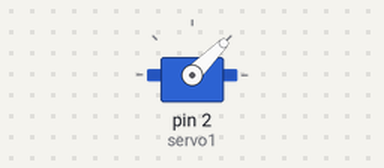
Bench run of a sketch on a simulated Arduino Uno, built with avr-gcc and run on an emulated ATmega328P. Shown: servo.

Above: at 0.2 s.
Timing chart, 0 to 1.7 s (numbered marks = the images above):
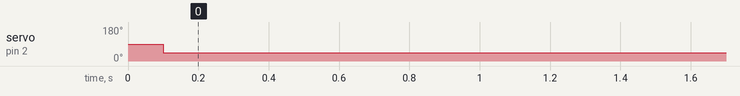

The sketch:

servoCenter.ino
```cpp
// This program centers the servo motor to its default position

#include <Servo.h>  //include library subroutines and classes

Servo servo1;  //create an instance of the servo class
void setup()  //servo 1 is now an instantiated object
{
 servo1.attach(2);  //connect servo to the data coming from pin 2 on the arduino
 servo1.write(90);  //move arduino to the center(90 degree position)

}

void loop()
{
  delay(100);
  servo1.write(45);
   delay(100);
  servo1.write(45);
}

//this program has some erros in in it.
//go with the servo 180 program as the base model for servo control
```

Measured:
- by itself, servo on pin 2 (servo1): 90° → 45° at 0.10 s
